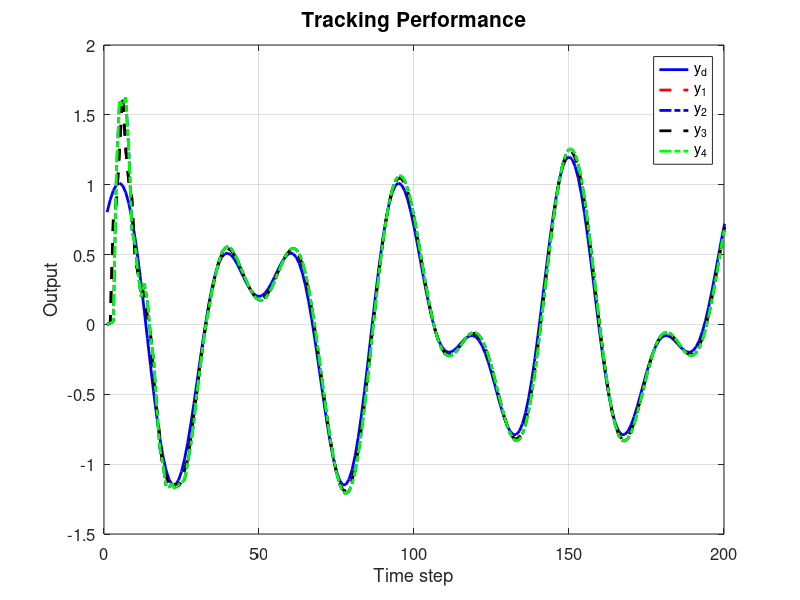

The MATLAB source for this figure:
clc; clear;

% Parameters
rho = 2.3;
eta = 0.1;
lamda = 5;
mu = 0.01;
epsilon = 1e-5;
alpha = 4;
T = 0.1;
gamma1 = 0.03;
gamma2 = 0.03;
gamma3 = 0.03;
gamma4 = 0.03;
omega = 0.7;
sigma = 8;
tau = 0.00001;

rT = 1024;
L = 200;
m = 350;
n = 350;

% Initialization
phi1 = zeros(m,1); 
phi2 = zeros(m,1); 
phi3 = zeros(m,1); 
phi4 = zeros(m,1);
mfa1 = zeros(m,1); 
mfa2 = zeros(m,1); 
mfa3 = zeros(m,1); 
mfa4 = zeros(m,1);
sm1 = zeros(m,1);  
sm2 = zeros(m,1);  
sm3 = zeros(m,1);  
sm4 = zeros(m,1);
y1 = zeros(m+1,1); 
y2 = zeros(m+1,1); 
y3 = zeros(m+1,1); 
y4 = zeros(m+1,1);
u1 = zeros(m,1);   
u2 = zeros(m,1);   
u3 = zeros(m,1);   
u4 = zeros(m,1);
xi1 = zeros(m,1);  
xi2 = zeros(m,1);  
xi3 = zeros(m,1);  
xi4 = zeros(m,1);
s1 = zeros(m,1);   
s2 = zeros(m,1);   
s3 = zeros(m,1);   
s4 = zeros(m,1);
yd = zeros(m+1,1);
feedforward1 = zeros(m,1); % Feedforward term for y1, y3
feedforward2 = zeros(m,1); % Feedforward term for y2, y4

% Desired signal
for k = 1:1:m+1
    yd(k) = 0.5 * sin(0.07 * pi * k) + 0.7 * cos(0.04 * pi * k);
end

% Compute feedforward term (approximate derivative of yd)
for k = 1:m
    if k == 1
        feedforward1(k) = 0;
        feedforward2(k) = 0;
    else
        % Approximate derivative of yd: (yd(k) - yd(k-1))/T
        feedforward1(k) = (yd(k) - yd(k-1)) / T; % For y1, y3
        feedforward2(k) = (yd(k) - yd(k-1)) / T; % For y2, y4
    end
end

for k = 1:m
    % Adaptive Gain update
    if k == 1
        phi1(k) = 1; 
        phi2(k) = 1; 
        phi3(k) = 1; 
        phi4(k) = 1;
    elseif k == 2
        phi1(k) = phi1(k-1) + (eta * u1(k-1) / (mu + u1(k-1)^2)) * (y1(k) - phi1(k-1)*u1(k-1));
        phi2(k) = phi2(k-1) + (eta * u2(k-1) / (mu + u2(k-1)^2)) * (y2(k) - phi2(k-1)*u2(k-1));
        phi3(k) = phi3(k-1) + (eta * u3(k-1) / (mu + u3(k-1)^2)) * (y3(k) - phi3(k-1)*u3(k-1));
        phi4(k) = phi4(k-1) + (eta * u4(k-1) / (mu + u4(k-1)^2)) * (y4(k) - phi4(k-1)*u4(k-1));
    else
        phi1(k) = phi1(k-1) + (eta * (u1(k-1) - u1(k-2)) / (mu + (u1(k-1) - u1(k-2))^2)) * (y1(k) - y1(k-1) - phi1(k-1) * (u1(k-1) - u1(k-2)));
        phi2(k) = phi2(k-1) + (eta * (u2(k-1) - u2(k-2)) / (mu + (u2(k-1) - u2(k-2))^2)) * (y2(k) - y2(k-1) - phi2(k-1) * (u2(k-1) - u2(k-2)));
        phi3(k) = phi3(k-1) + (eta * (u3(k-1) - u3(k-2)) / (mu + (u3(k-1) - u3(k-2))^2)) * (y3(k) - y3(k-1) - phi3(k-1) * (u3(k-1) - u3(k-2)));
        phi4(k) = phi4(k-1) + (eta * (u4(k-1) - u4(k-2)) / (mu + (u4(k-1) - u4(k-2))^2)) * (y4(k) - y4(k-1) - phi4(k-1) * (u4(k-1) - u4(k-2)));
    end

    % Stability protection
    if k > 2
        if abs(phi1(k)) <= epsilon || abs(u1(k-1) - u1(k-2)) <= epsilon || sign(phi1(k)) ~= sign(phi1(1))
            phi1(k) = phi1(1);
        end
        if abs(phi2(k)) <= epsilon || abs(u2(k-1) - u2(k-2)) <= epsilon || sign(phi2(k)) ~= sign(phi2(1))
            phi2(k) = phi2(1);
        end
        if abs(phi3(k)) <= epsilon || abs(u3(k-1) - u3(k-2)) <= epsilon || sign(phi3(k)) ~= sign(phi3(1))
            phi3(k) = phi3(1);
        end
        if abs(phi4(k)) <= epsilon || abs(u4(k-1) - u4(k-2)) <= epsilon || sign(phi4(k)) ~= sign(phi4(1))
            phi4(k) = phi4(1);
        end
    end

    % Error dynamics
    xi1(k) = yd(k) - 2*y1(k) + y4(k);
    xi2(k) = y1(k) - 2*y2(k) + y3(k);
    xi3(k) = y2(k) + yd(k) - 2*y3(k);
    xi4(k) = y1(k) + y3(k) - 2*y4(k);

    if k == 1
        s1(k) = 1; s2(k) = 1; s3(k) = 1; s4(k) = 1;
    else
        s1(k) = alpha * xi1(k) - xi1(k-1);
        s2(k) = alpha * xi2(k) - xi2(k-1);
        s3(k) = alpha * xi3(k) - xi3(k-1);
        s4(k) = alpha * xi4(k) - xi4(k-1);
    end

    % MFAC updates
    if k == 1
        mfa1(k) = 0;
        mfa2(k) = 0;
        mfa3(k) = 0;
        mfa4(k) = 0;
    else
        mfa1(k) = mfa1(k-1) + (rho * phi1(k)) / (lamda + phi1(k)^2) * xi1(k);
        mfa2(k) = mfa2(k-1) + (rho * phi2(k)) / (lamda + phi2(k)^2) * xi2(k);
        mfa3(k) = mfa3(k-1) + (rho * phi3(k)) / (lamda + phi3(k)^2) * xi3(k);
        mfa4(k) = mfa4(k-1) + (rho * phi4(k)) / (lamda + phi4(k)^2) * xi4(k);
    end

    % SMC updates
    if k == 1 
        sm1(k) = 0;
        sm2(k) = 0;
        sm3(k) = 0;
        sm4(k) = 0;
    else
        sm1(k) = sm1(k-1) + (omega * phi1(k)) / (sigma + phi1(k)^2) * ((alpha * (y4(k) + yd(k+1)) - xi1(k)) / (2*alpha) - y1(k) + tau * sign(s1(k)));
        sm2(k) = sm2(k-1) + (omega * phi2(k)) / (sigma + phi2(k)^2) * ((alpha * (y1(k) + y3(k)) - xi2(k)) / (2*alpha) - y2(k) + tau * sign(s2(k)));
        sm3(k) = sm3(k-1) + (omega * phi3(k)) / (sigma + phi3(k)^2) * ((alpha * (y2(k) + yd(k+1)) - xi3(k)) / (2*alpha) - y3(k) + tau * sign(s3(k)));
        sm4(k) = sm4(k-1) + (omega * phi4(k)) / (sigma + phi4(k)^2) * ((alpha * (y1(k) + y3(k)) - xi4(k)) / (2*alpha) - y4(k) + tau * sign(s4(k)));
    end

    % Control signal
    if k == 1
        u1(k) = 0;
        u2(k) = 0;
        u3(k) = 0;
        u4(k) = 0;
    else
        u1(k) = mfa1(k) + gamma1 * sm1(k);
        u2(k) = mfa2(k) + gamma2 * sm2(k);
        u3(k) = mfa3(k) + gamma3 * sm3(k);
        u4(k) = mfa4(k) + gamma4 * sm4(k);
    end

    % Plant model update with nonlinear term and feedforward
    a = 0.8;
    b1 = 1.9 * n / (rT * 0.3);
    b2 = 1.1 * n / (rT * 0.2);
    nonlinearity = 0.008; % Coefficient for cubic nonlinearity
    ff_gain = 0.01; % Feedforward gain

    % Add cubic nonlinearity and feedforward term
    y1(k+1) = a * y1(k) + b1 * u1(k) - nonlinearity * y1(k)^3 + ff_gain ;
    y2(k+1) = a * y2(k) + b2 * u2(k) - nonlinearity * y2(k)^3 + ff_gain ;
    y3(k+1) = a * y3(k) + b1 * u3(k) - nonlinearity * y3(k)^3 + ff_gain;
    y4(k+1) = a * y4(k) + b2 * u4(k) - nonlinearity * y4(k)^3 + ff_gain ;
end

% Plotting
figure;
plot(yd(1:end-1), '-b', 'DisplayName', 'y_d', 'LineWidth', 2); hold on;
plot(y1(1:end-1), '--r', 'DisplayName', 'y_1', 'LineWidth', 2);
plot(y2(1:end-1), '-.b', 'DisplayName', 'y_2', 'LineWidth', 2);
plot(y3(1:end-1), '--k', 'DisplayName', 'y_3', 'LineWidth', 2);
plot(y4(1:end-1), '-.g', 'DisplayName', 'y_4', 'LineWidth', 2);
xlabel('Time step', 'FontSize', 14);
ylabel('Output', 'FontSize', 14);
legend('FontSize', 14);
xlim([0 L]);
grid on;
set(gca, 'FontSize', 12);
title('Tracking Performance', 'FontSize', 15, 'FontWeight', 'bold');